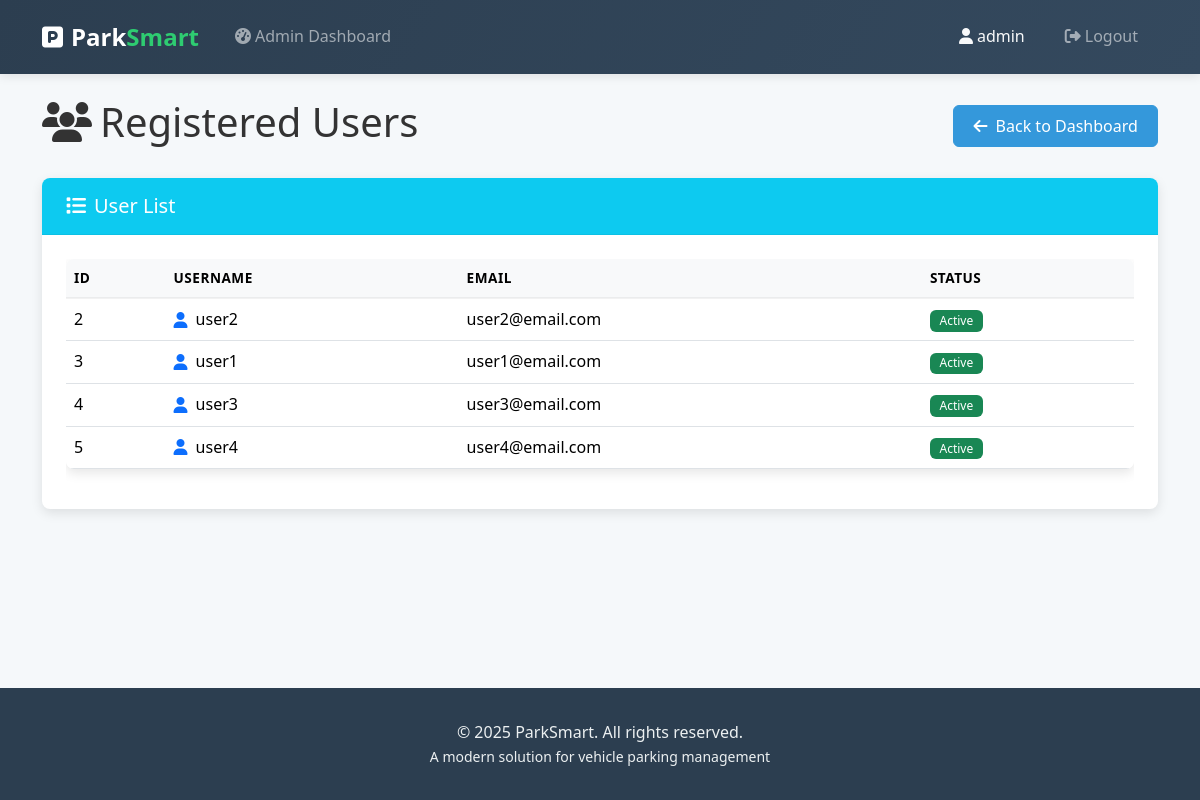
The app's page /admin/users (signed in) with its own data.
### app.py (models this page shows, shortened)
class User(db.Model, UserMixin):
    id = db.Column(db.Integer, primary_key=True)
    username = db.Column(db.String(50), unique=True, nullable=False)
    email = db.Column(db.String(100), unique=True, nullable=False)
    password_hash = db.Column(db.String(128), nullable=False)
    role = db.Column(db.String(20), nullable=False, default="user")
    bookings = db.relationship('Booking', backref='user', lazy=True)
    def is_admin(self):
        return self.role == 'admin'

### app.py (the view)
@app.route('/admin/users')
@login_required
def view_users():
    if not current_user.is_admin(): return redirect(url_for('home'))
    users = User.query.filter_by(role='user').all()
    return render_template('admin/view_users.html', users=users)

### app.py (called while the page is built)
@login_manager.user_loader
def load_user(user_id):
    return db.session.get(User, int(user_id))

### templates/admin/view_users.html (shortened to what this page needs)
{% extends "base.html" %}
{% block content %}
<div class="d-flex justify-content-between align-items-center mb-4">
    <h1><i class="fas fa-users me-2"></i>Registered Users</h1>
    <a href="{{ url_for('admin_dashboard') }}" class="btn btn-primary"><i class="fas fa-arrow-left me-2"></i>Back to Dashboard</a>
</div>
<div class="card">
    <div class="card-header bg-info text-white">
        <h5 class="mb-0"><i class="fas fa-list me-2"></i>User List</h5>
    </div>
    <div class="card-body">
        {% if users %}
            <div class="table-responsive">
                <table class="table table-hover">
                    <thead>
                        <tr>
                            <th>ID</th>
                            <th>Username</th>
                            <th>Email</th>
                            <th>Status</th>
                        </tr>
                    </thead>
                    <tbody>
                        {% for user in users %}
                        <tr>
                            <td>{{ user.id }}</td>
                            <td>
                                <span class="d-flex align-items-center">
                                    <i class="fas fa-user me-2 text-primary"></i>
                                    {{ user.username }}
                                </span>
                            </td>
                            <td>{{ user.email }}</td>
                            <td><span class="badge bg-success">Active</span></td>
                        </tr>
                        {% endfor %}
                    </tbody>
                </table>
            </div>
        {% else %}
            <div class="alert alert-info">
                <i class="fas fa-info-circle me-2"></i>No users have registered yet.
            </div>
        {% endif %}
    </div>
</div>
{% endblock %}

### templates/base.html (shortened to what this page needs)
<!DOCTYPE html>
<html lang="en">
<head>
 <link rel="stylesheet" href="https://cdnjs.cloudflare.com/ajax/libs/font-awesome/6.4.0/css/all.min.css">
    <link href="https://cdn.jsdelivr.net/npm/bootstrap@5.3.2/dist/css/bootstrap.min.css" rel="stylesheet">
    <link rel="stylesheet" href="{{ url_for('static', filename='style.css') }}">
</head>
<body>
    <nav class="navbar navbar-expand-lg navbar-dark">
        <div class="container">
            <a class="navbar-brand" href="{{ url_for('home') }}"><i class="fas fa-parking me-2"></i>Park<span>Smart</span></a>
            <div class="collapse navbar-collapse" id="navbarMain">
                <ul class="navbar-nav me-auto mb-2 mb-lg-0">
                    {% if current_user.is_authenticated %}
                        {% if current_user.is_admin() %}
                            <li class="nav-item"><a class="nav-link" href="{{ url_for('admin_dashboard') }}"><i class="fas fa-tachometer-alt me-1"></i>Admin Dashboard</a></li>
                        {% else %}
                            <li class="nav-item"><a class="nav-link" href="{{ url_for('user_dashboard') }}"><i class="fas fa-tachometer-alt me-1"></i>Dashboard</a></li>
                        {% endif %}
                    {% endif %}
                </ul>
                <ul class="navbar-nav ms-auto">
                    {% if current_user.is_authenticated %}
                        <li class="nav-item"><span class="nav-link text-light"><i class="fas fa-user me-1"></i>{{ current_user.username }}</span></li>
                        <li class="nav-item"><a class="nav-link" href="{{ url_for('logout') }}"><i class="fas fa-sign-out-alt me-1"></i>Logout</a></li>
                    {% else %}
                        <li class="nav-item"><a class="nav-link" href="{{ url_for('login') }}"><i class="fas fa-sign-in-alt me-1"></i>Login</a></li>
                        <li class="nav-item"><a class="nav-link" href="{{ url_for('register') }}"><i class="fas fa-user-plus me-1"></i>Register</a></li>
                    {% endif %}
                </ul>
            </div>
        </div>
    </nav>    <main class="container py-4 flex-grow-1">
        {% block content %}{% endblock %}
    </main>
    <footer class="footer">
        <div class="container text-center">
            <p class="mb-0">&copy; 2025 ParkSmart. All rights reserved.</p>
            <p class="mb-0 small">A modern solution for vehicle parking management</p>
        </div>
    </footer>
</body>
</html>
</html>

### static/style.css (style rules this page uses)
:root { --primary-color: #3498db; --primary-dark: #2980b9; --secondary-color: #2ecc71; --secondary-dark: #27ae60; --accent-color: #e74c3c; --dark-color: #2c3e50; --light-color: #ecf0f1; --gray-color: #95a5a6; --text-color: #333333; --white-color: #ffffff; --shadow: 0 4px 12px rgba(0, 0, 0, 0.1); --transition: all 0.3s ease; }
body { font-family: 'Segoe UI', 'Roboto', 'Helvetica Neue', Arial, sans-serif; color: var(--text-color); background-color: #f5f8fa; line-height: 1.6; min-height: 100vh; display: flex; flex-direction: column; }
.navbar { box-shadow: 0 2px 10px rgba(0, 0, 0, 0.1); padding: 0.8rem 1rem; }
.navbar-dark { background: linear-gradient(120deg, var(--dark-color), #34495e) !important; }
.navbar-brand { font-weight: 700; font-size: 1.5rem; color: white !important; }
.navbar-brand span { color: var(--secondary-color); }
.nav-link { font-weight: 500; margin: 0 0.25rem; padding: 0.5rem 1rem !important; border-radius: 4px; transition: var(--transition); }
.card { border: none; border-radius: 8px; box-shadow: var(--shadow); margin-bottom: 24px; overflow: hidden; transition: var(--transition); }
.card-header { background-color: var(--white-color); border-bottom: 1px solid rgba(0, 0, 0, 0.05); font-weight: 600; padding: 1rem 1.5rem; }
.card-body { padding: 1.5rem; }
.btn { border-radius: 6px; font-weight: 500; padding: 0.5rem 1.2rem; transition: var(--transition); }
.btn-primary { background-color: var(--primary-color); border-color: var(--primary-color); }
.badge { font-weight: 500; padding: 0.4em 0.8em; }
.table { background-color: white; border-radius: 8px; overflow: hidden; box-shadow: var(--shadow); }
.table thead th { background-color: #f8f9fa; border-bottom: 2px solid rgba(0, 0, 0, 0.05); font-weight: 600; text-transform: uppercase; font-size: 0.85rem; letter-spacing: 0.5px; }
.footer { background-color: var(--dark-color); color: var(--light-color); padding: 2rem 0; margin-top: auto; }

### records on screen
User: username "admin"
User: id "2", username "user2", email "user2@email.com"
User: id "3", username "user1", email "user1@email.com"
User: id "4", username "user3", email "user3@email.com"
User: id "5", username "user4", email "user4@email.com"
